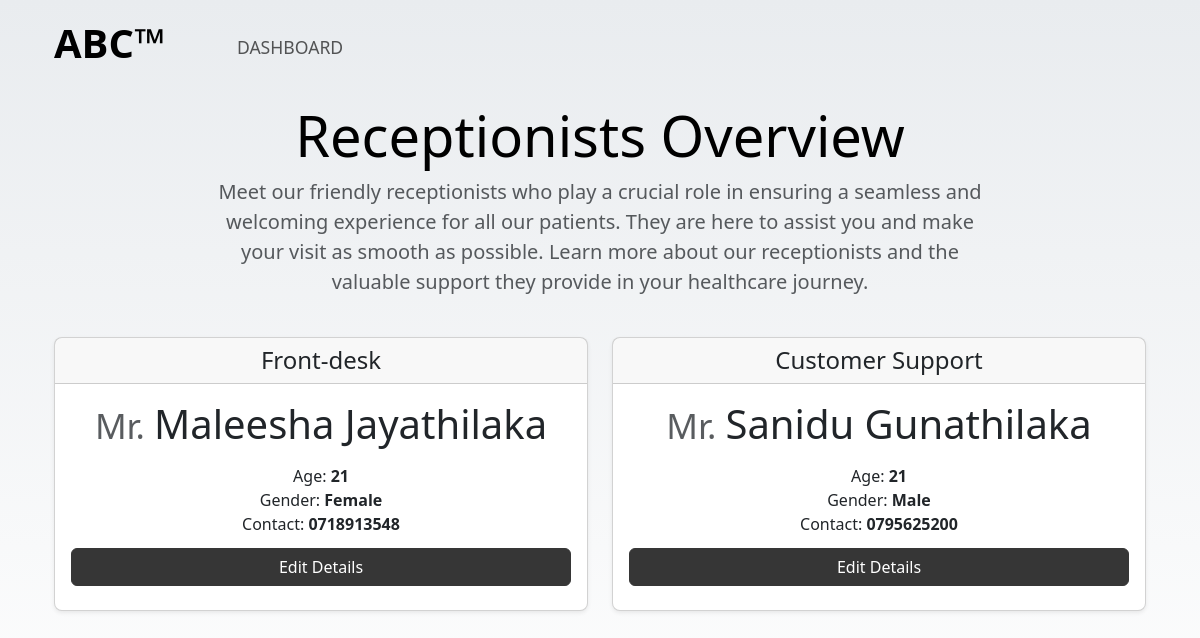
Page /ABC_VIRTUAL/aa_r_view.php on the committed database.
### tables this page shows
CREATE TABLE `reception_accounts` (
  `ra_ID` int NOT NULL AUTO_INCREMENT,
  `ra_firstname` varchar(45) DEFAULT NULL,
  `ra_lastname` varchar(45) DEFAULT NULL,
  `ra_age` int DEFAULT NULL,
  `ra_gender` varchar(45) DEFAULT NULL,
  `ra_position` varchar(45) DEFAULT NULL,
  `ra_username` varchar(45) DEFAULT NULL,
  `ra_password` varchar(45) DEFAULT NULL,
  `ra_email` varchar(45) DEFAULT NULL,
  `ra_contact` varchar(45) DEFAULT NULL,
  `ra_address` varchar(45) DEFAULT NULL,
  `ra_province` varchar(45) DEFAULT NULL,
  `ra_district` varchar(45) DEFAULT NULL,
  `ra_zip` varchar(45) DEFAULT NULL,
  `users_u_ID` int NOT NULL,
  PRIMARY KEY (`ra_ID`),
  KEY `fk_reception_accounts_users1_idx` (`users_u_ID`),
  CONSTRAINT `fk_reception_accounts_users1` FOREIGN KEY (`users_u_ID`) REFERENCES `users` (`u_ID`)
);

### ABC_VIRTUAL/aa_r_view.php (the view, shortened to what this page needs)
<!DOCTYPE html>
<html>
<head>
    <link rel="stylesheet" href="./Frameworks/Bootstrap-5.3.1/bootstrap-5.3.1-dist/css/bootstrap.min.css">
    <link rel="stylesheet" href="./aa_d_view.css">
    <link rel="stylesheet" href="./base.css">
</head>
<body>
    <?php
    include 'connect_DB.php';
    $receptionAccountsQuery = "SELECT * FROM reception_accounts";
    $receptionAccountsResult = $connection->query($receptionAccountsQuery);
    ?>
    <div id="home">
        <div class="container cover-head">
            <nav class="navbar navbar-expand-lg bg-body-transparent home-cont">
                <div class="container-fluid">
                    <a class="navbar-brand fw-bold" href="#">ABC™</a>
                    <div class="collapse navbar-collapse" id="navbarTogglerDemo02">
                        <ul class="navbar-nav me-auto mb-2 mb-lg-0">
                            <li class="nav-item">
                                <a class="nav-link nav-item-nav" aria-current="page" href="./aa_home.php">DASHBOARD</a>
                            </li>
                        </ul>
                    </div>
                </div>
            </nav>
            <div class="container details-cont">
                <main>
                    <div class="pricing-header p-3 pb-md-4 mx-auto text-center">
                        <h1 class="display-4 fw-normal text-body-emphasis">Receptionists Overview</h1>
                        <p class="fs-5 text-body-secondary">Meet our friendly receptionists who play a crucial role in ensuring a seamless and welcoming experience for all our patients. They are here to assist you and make your visit as smooth as possible. Learn more about our receptionists and the valuable support they provide in your healthcare journey.</p>
                    </div>
                    <div class="row row-cols-1 row-cols-md-2 mb-3 text-center">
                        <?php
                        while ($row = $receptionAccountsResult->fetch_assoc()) {
                            echo <<<HTML
                            <div class="col">
                                <div class="card mb-4 rounded-3 shadow-sm">
                                    <div class="card-header">
                                        <h4 class="my-0 fw-normal">{$row['ra_position']}</h4>
                                    </div>
                                    <div class="card-body">
                                        <h1 class="card-title pricing-card-title"><small class="text-body-secondary fw-light">Mr. </small>{$row['ra_firstname']} {$row['ra_lastname']}
                                        </h1>
                                        <ul class="list-unstyled mt-3 mb-1">
                                            <li>Age:<b> {$row['ra_age']}</b></li>
                                            <li>Gender: <b>{$row['ra_gender']}</b></li>
                                            <li>Contact: <b>{$row['ra_contact']}</b></li>
                                        </ul>
                                    <a href='edit_receptionist.php?users_u_ID={$row['users_u_ID']}'><button type="button" class="btn abc-button w-100 my-2 ">Edit Details</button></a>
                                    </div>
                                </div>
                            </div>
                            HTML;
                        }
                        ?>
                    </div>
            </div>
        </div>
    </div>
</body>
</html>

### ABC_VIRTUAL/aa_d_view.css (style rules this page uses)
#home { height: 100vh; background-image: linear-gradient(180deg, var(--bs-secondary-bg), var(--bs-body-bg)); }
a.navbar-brand { font-size: 2.5rem; }
a.nav-item-nav { font-size: 1.1rem; font-weight: 500; margin-top: .5rem; margin-left: 3rem; }
div.cover-head { position: relative; }
.pricing-header { max-width: 800px; }

### ABC_VIRTUAL/base.css (style rules this page uses)
:root { --mainhc: #f74349; --mainhc2: #ff565b; --mainc: #363636; --mainc2: #585858; }
button.abc-button { background-color: var(--mainc); border: 1px solid var(--mainc); color: #fff; }

### rows in the picture
reception_accounts: ra_position "Front-desk", ra_firstname "Maleesha", ra_lastname "Jayathilaka", ra_age "21", ra_gender "Female", ra_contact "0718913548"
reception_accounts: ra_position "Customer Support", ra_firstname "Sanidu", ra_lastname "Gunathilaka", ra_age "21", ra_gender "Male", ra_contact "0795625200"
